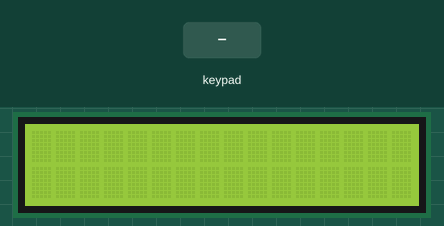
A sketch run on a simulated Arduino Uno, built with avr-gcc and run on an emulated ATmega328P. Shown: 16×2 character LCD. The test bench sets the inputs (shaded band).

Above: at 1.2 s.
1.3 s: keypad keys 0 1 2 3 # pressed 0.4 s apart
At 3.6 s:
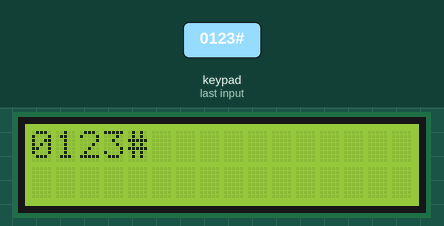
4.8 s: key '*' pressed
At 6.0 s:
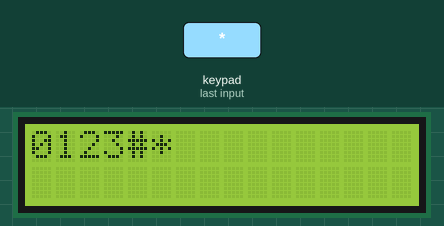
6.3 s: key '#' pressed
At 7.4 s:
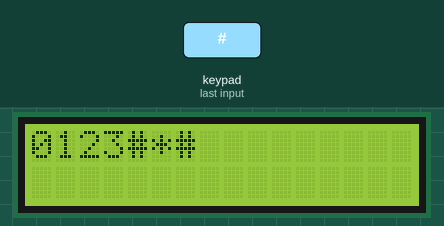
7.8 s: keypad keys 0 1 2 3 * pressed 0.4 s apart
At 9.8 s:
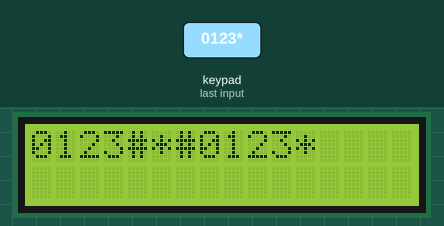
11.3 s: keypad keys 4 5 6 # pressed 0.4 s apart
At 13.4 s:
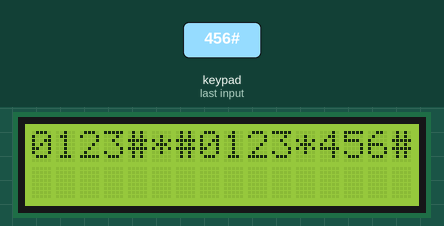
Timing chart, 0 to 14.9 s (numbered marks = the images above; inputs shaded):
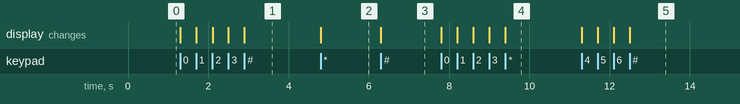

Measured:
- after the input at 1.3 s, the display: first changes at once (image 1 shows a later state)
- after the input at 4.8 s, the display: changes at once (image 2)
- after the input at 6.3 s, the display: changes at once (image 3)
- after the input at 7.8 s, the display: first changes at once (image 4 shows a later state)
- after the input at 11.3 s, the display: first changes at once (image 5 shows a later state)

The sketch:

HelloKeypad.ino
```cpp
#include <Keypad.h>
#include<LiquidCrystal.h>
LiquidCrystal lcd(13,12,11,10,9,8);


const byte ROWS = 4; //four rows
const byte COLS = 3; //three columns
char keys[ROWS][COLS] = {
  {'1','2','3'},
  {'4','5','6'},
  {'7','8','9'},
  {'*','0','#'}
};
byte rowPins[ROWS] = {0,1,2,3}; //connect to the row pinouts of the keypad
byte colPins[COLS] = {4,5,6}; //connect to the column pinouts of the keypad

Keypad keypad = Keypad( makeKeymap(keys), rowPins, colPins, ROWS, COLS );

void setup(){
lcd.begin(16,2);
}


void loop(){
  char key = keypad.getKey();

  if (key){
    lcd.print(key);
  }
}
```
